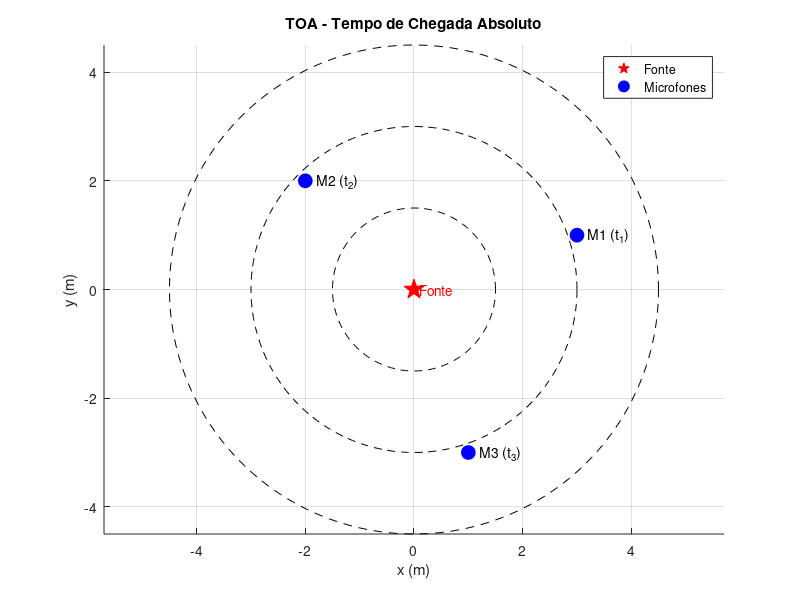
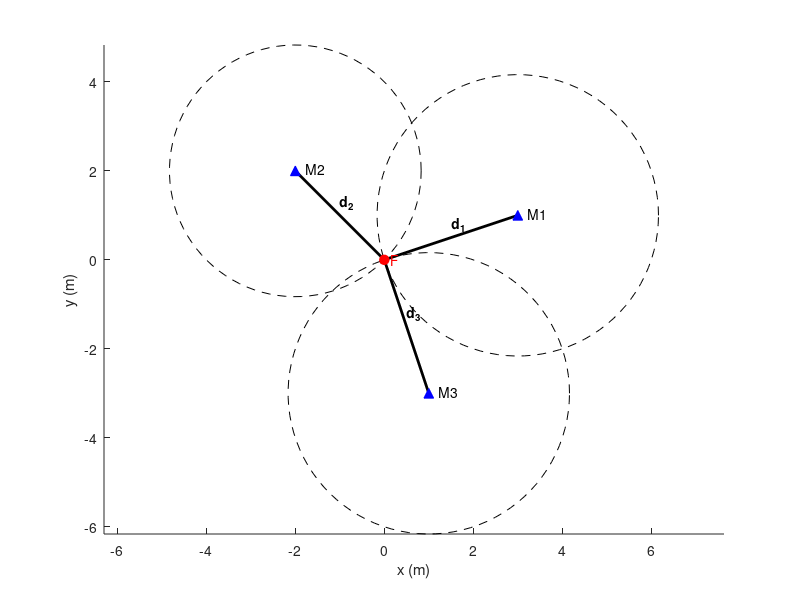

The MATLAB script that drew these images, in order:
%% Figura 1: TOA (Time of Arrival)
figure;
hold on; axis equal; grid on;
title('TOA - Tempo de Chegada Absoluto');

% Fonte sonora (impacto)
source = [0, 0];
plot(source(1), source(2), 'rp', 'MarkerSize', 15, 'MarkerFaceColor','r');
text(source(1)+0.1, source(2), 'Fonte', 'Color','r');

% Microfones
mic_pos = [3,1; -2,2; 1,-3]; % posições arbitrárias
for i = 1:size(mic_pos,1)
    plot(mic_pos(i,1), mic_pos(i,2), 'bo', 'MarkerSize', 10, 'MarkerFaceColor','b');
    text(mic_pos(i,1)+0.2, mic_pos(i,2), sprintf('M%d (t_%d)', i,i));
end

% Ondas esféricas (propagação do som)
radii = [1.5, 3, 4.5];
theta = linspace(0,2*pi,200);
for r = radii
    plot(r*cos(theta), r*sin(theta), 'k--');
end

xlabel('x (m)'); ylabel('y (m)');
legend({'Fonte','Microfones'}, 'Location','best');
hold off;



%% Figura ToA (versão 2)
%close all
figure;
hold on; axis equal; 

%fonte= [-2 -3]; 
%mic_pos = [-4,4; 2,3; 4,-1]; 
fonte= [0 0];
mic_pos = [3,1; -2,2; 1,-3];

% Define the radius and center of the circle
%r = [7.2801 7.2111 6.3246];        % Radius
r = [3.1623 2.8284 3.1623];
x_center = [mic_pos(1,1) mic_pos(2,1) mic_pos(3,1)]; % X-coordinate of the center
y_center = [mic_pos(1,2) mic_pos(2,2) mic_pos(3,2)]; % Y-coordinate of the center

% Create a vector of angles from 0 to 2*pi (360 degrees)
theta = linspace(0, 2*pi, 100); % 100 points for a smooth circle
for i=1:length(r)
    % Calculate the x and y coordinates for the circle
    x = r(i) * cos(theta) + x_center(i);
    y = r(i) * sin(theta) + y_center(i);
    
    % Plot the circle
    plot(x, y, 'k--');
end

% d1
plot([mic_pos(1,1) fonte(1)], [mic_pos(1,2) fonte(2)], 'k-', 'LineWidth',2);
mid = (mic_pos(1,:)+fonte)/2;
text(mid(1), mid(2)+0.3, 'd_{1}', 'Color','k','FontWeight','bold');

% d2
plot([mic_pos(2,1) fonte(1)], [mic_pos(2,2) fonte(2)], 'k-', 'LineWidth',2);
mid = (mic_pos(2,:)+fonte)/2;
text(mid(1), mid(2)+0.3, 'd_{2}', 'Color','k','FontWeight','bold');

% d3
plot([mic_pos(3,1) fonte(1)], [mic_pos(3,2) fonte(2)], 'k-', 'LineWidth',2);
mid = (mic_pos(3,:)+fonte)/2;
text(mid(1), mid(2)+0.3, 'd_{3}', 'Color','k','FontWeight','bold');

%fonte
plot(fonte(1), fonte(2), 'ro', 'MarkerSize', 7, 'MarkerFaceColor', 'r');
text(fonte(1)+0.15, fonte(2), 'F', 'Color','r');

%micros
for i = 1:size(mic_pos,1)
    plot(mic_pos(i,1), mic_pos(i,2), 'b^', 'MarkerSize', 7, 'MarkerFaceColor','b');
    text(mic_pos(i,1)+0.22, mic_pos(i,2)+0.05, sprintf('M%d', i));
end

xlabel('x (m)'); ylabel('y (m)');
hold off;